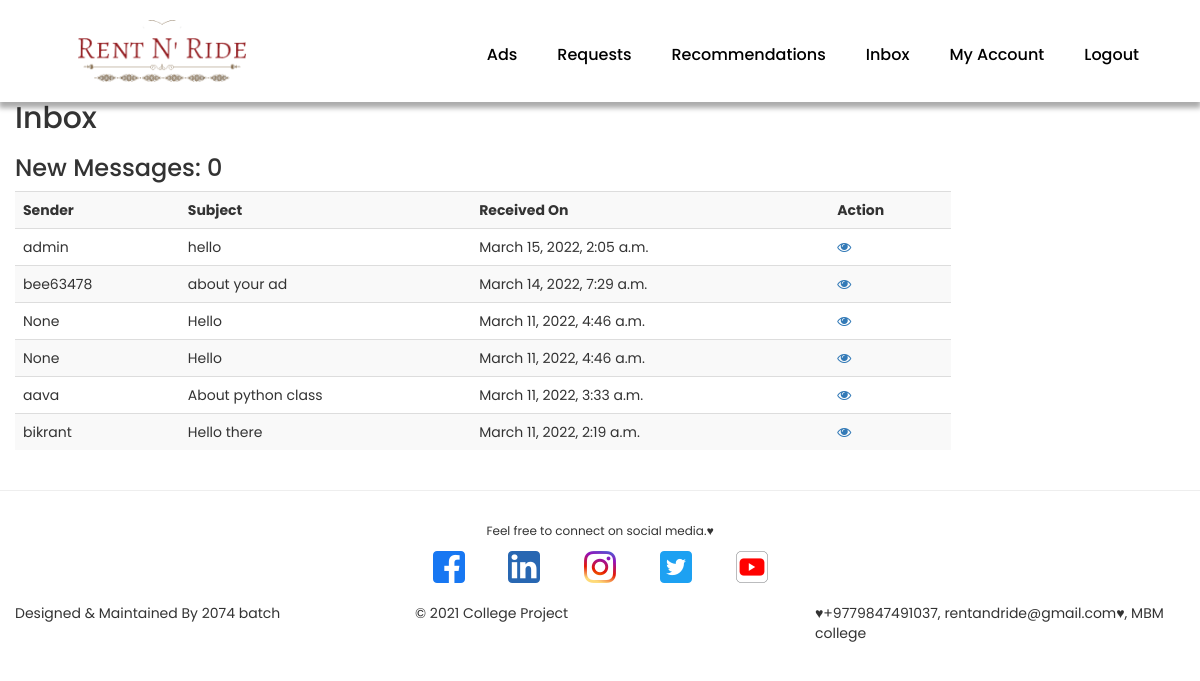
The page /users/inbox/ (signed in) on the database as committed earlier.
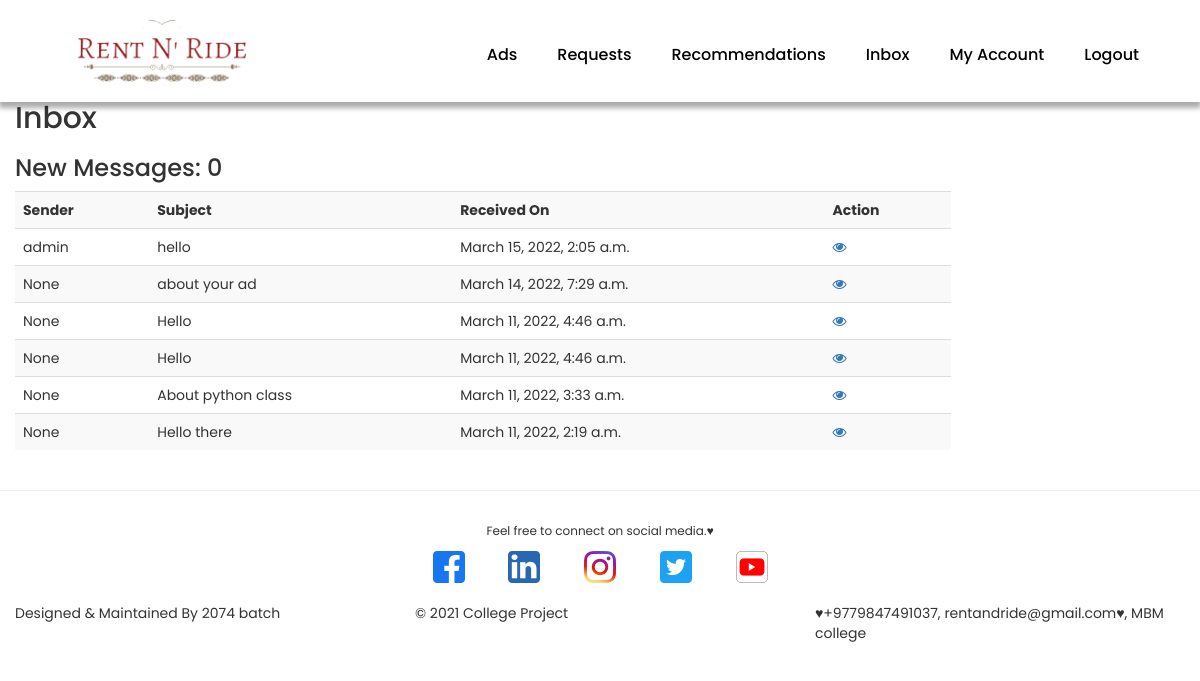
The same page on the database as committed later.
### users/models.py (models this page shows, shortened)
class Message(models.Model):
    sender = models.ForeignKey(
        Profile, on_delete=models.SET_NULL, null=True, blank=True)
    receiver = models.ForeignKey(
        Profile, on_delete=models.SET_NULL, null=True, blank=True, related_name='messages')
    name = models.CharField(max_length=100, null=True, blank=True)
    email = models.EmailField(max_length=100, null=True, blank=True)
    subject = models.CharField(max_length=100, null=True, blank=True)
    body = models.TextField()
    is_read = models.BooleanField(default=False, null=True)
    created = models.DateTimeField(auto_now_add=True)
    id = models.UUIDField(default=uuid.uuid4, unique=True,
                          primary_key=True, editable=False)
    class Meta:
        ordering = ['is_read', '-created']

class Profile(models.Model):
    user = models.OneToOneField(
        User, on_delete=models.CASCADE, null=True, blank=True)
    name = models.CharField(max_length=200, null=True, blank=True)
    username = models.CharField(max_length=200, null=True, blank=True)
    location = models.CharField(max_length=200, null=True, blank=True)
    province = models.CharField(max_length=20, choices = [
        ('Bagmati', 'Bagmati'),
    ], null=True)
    city = models.CharField(max_length=100, null=True)
    date_of_birth = models.DateField(null=True)
    gender = models.CharField(max_length=10, choices=[
        ('Male', 'Male'),
        ('Female', 'Female'),
        ('Other', 'Other')
    ], null=True)
    email = models.EmailField(max_length=500, null=True, blank=True)
    phone = models.CharField(max_length=10, null=True, blank=True)
    short_intro = models.CharField(max_length=300, null=True, blank=True)
    bio = models.TextField(blank=True, null=True)
    profile_image = models.ImageField(
        null=True, blank=True, upload_to='users/', default='users/user-default.png ')
    created = models.DateTimeField(auto_now_add=True)
    id = models.UUIDField(default=uuid.uuid4, unique=True,
                          primary_key=True, editable=False)
    def __str__(self) -> str:
        return str(self.username)

### users/views.py (the view)
# urls.py: path('inbox/', views.inbox, name='inbox'),
@login_required(login_url='login')
def inbox(request):
    profile = request.user.profile
    messageRequests = profile.messages.all()
    unreadCount = messageRequests.filter(is_read=False).count()
    context={'messageRequests': messageRequests, 'unreadCount': unreadCount}
    return render(request, 'users/inbox.html', context)

### users/templates/users/inbox.html
{% extends 'main.html' %}
{% load static %}
{% block content %}
<div class="container">
    <h2>Inbox</h2>
<h3>New Messages: {{ unreadCount }}</h3>
<table class="table table-striped" style="width: 80%;">
    <tr >
        <th>Sender</th>
        <th>Subject</th>
        <th>Received On</th>
        <th>Action</th>
    </tr>
    {% for message in messageRequests %}
    {% if message.is_read == False %}
    <tr style="color: green;">
        <td ><b>{{message.sender}}</b></td>
        <td><b>{{message.subject}}</b></td>
        <td><b>{{message.created}}</b></td>
        <td><b><a href="{% url 'message' message.id %}"><i class="fa fa-eye"></i></b></td>
    </tr>
    {% else %}
    <tr>
        <td>{{message.sender}}</td>
        <td>{{message.subject}}</td>
        <td>{{message.created}}</td>
        <td>
            <a href="{% url 'message' message.id %}"><i class="fa fa-eye"></i></a>
        </td>
    </tr>
    {% endif %}
    {% endfor %}
</table>
</div>
{% endblock content %}

Rows that differ between the two databases and show on the page:
changed Message "about your ad": sender "bee63478" → "None"
changed Message "About python class": sender "aava" → "None"
changed Message "Hello there": sender "bikrant" → "None"
